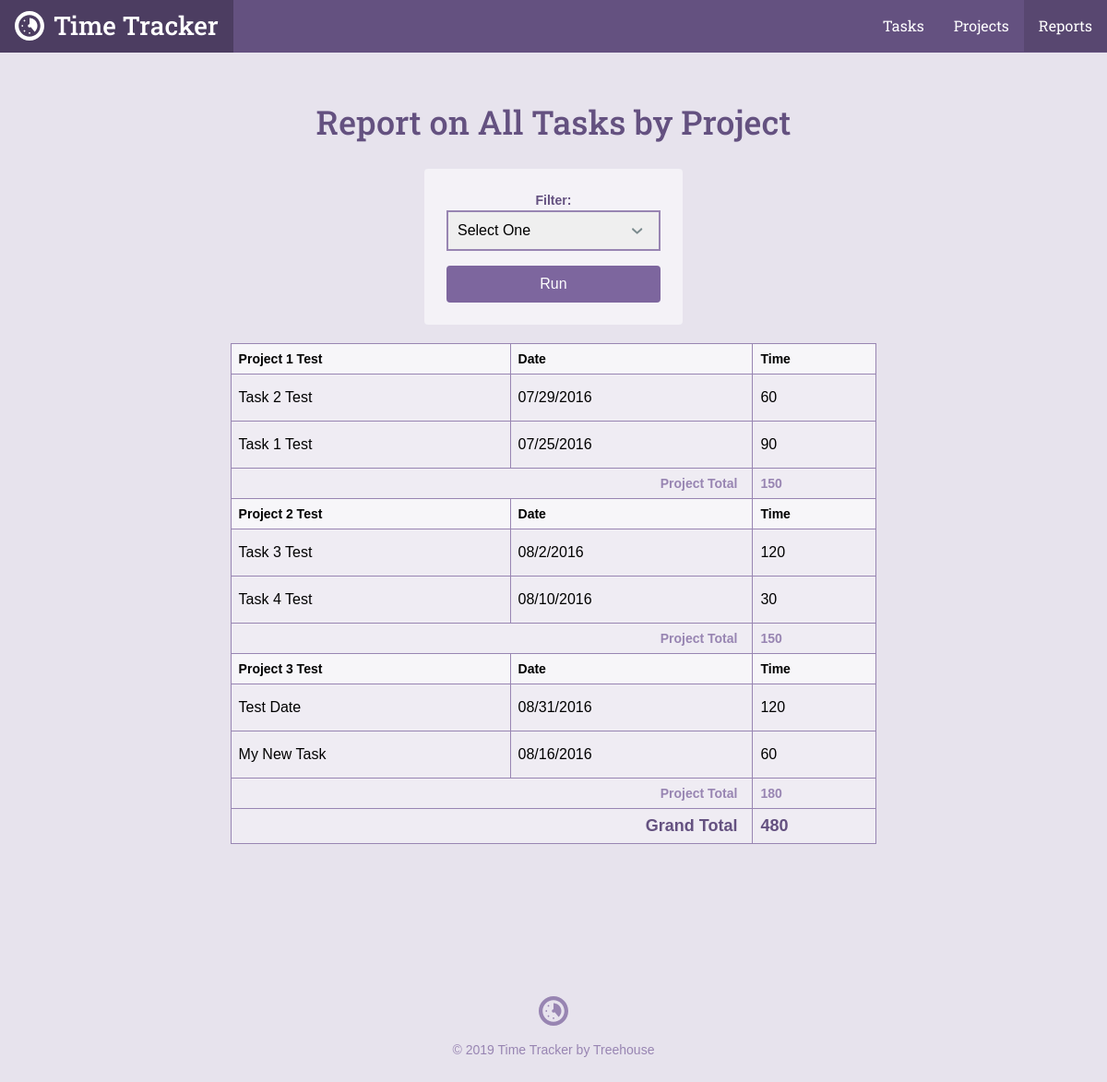
The app's page /reports.php, older data.
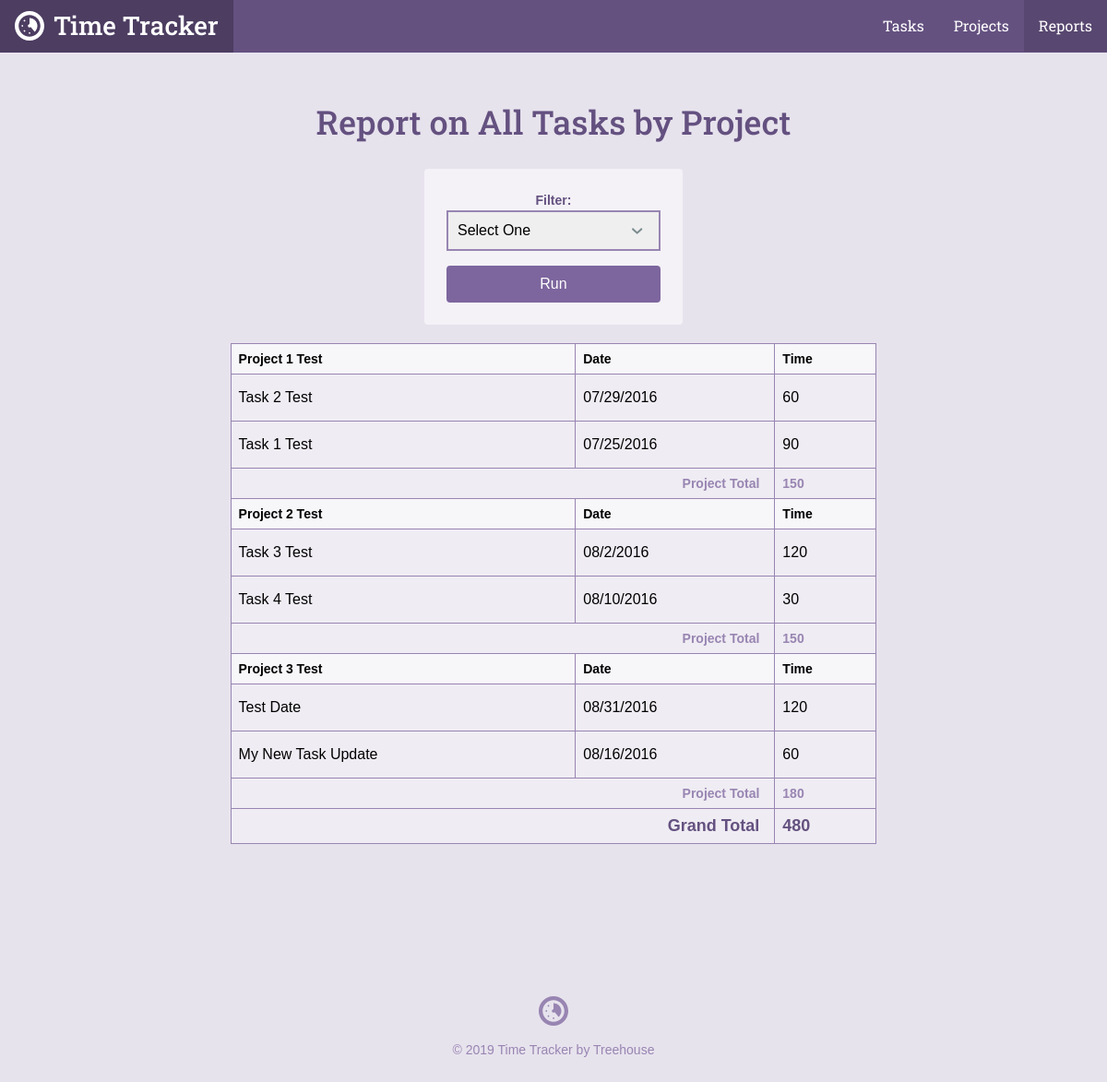
The same page, newer data.
### tables this page shows
CREATE TABLE `tasks` (
	`task_id`	INTEGER PRIMARY KEY AUTOINCREMENT,
	`project_id`	INTEGER,
	`title`	TEXT,
	`date`	INTEGER NOT NULL,
	`time`	TEXT NOT NULL
);

CREATE TABLE `projects` (
	`project_id`	INTEGER PRIMARY KEY AUTOINCREMENT,
	`title`	TEXT NOT NULL,
	`category`	TEXT NOT NULL
);

### inc/functions.php (called while the page is built, shortened)
<?php
function get_task_list($filter = null) {
    include 'connection.php';
    $sql = 'SELECT tasks.*, projects.title as project FROM tasks'
        . ' JOIN projects ON tasks.project_id = projects.project_id';
    $where = '';
    $orderBy = ' ORDER BY date DESC';
    if ($filter) {
        $orderBy = ' ORDER BY projects.title ASC, date DESC';
    }
    try {
        $results = $db->prepare($sql . $where . $orderBy);
        $results->execute();
    } catch (Exception $e) {
        echo "Error!: " . $e->getMessage() . "<br />";
        return array();
    }
    return $results->fetchAll(PDO::FETCH_ASSOC);
}

### reports.php (the view, shortened to what this page needs)
<?php
require 'inc/functions.php';
$page = "reports";
$filter = 'all';
include 'inc/header.php';
?>
<div class="col-container page-container">
    <div class="col col-70-md col-60-lg col-center">
        <div class="col-container">
            <h1 class='actions-header'>Report on <?php
            if (!is_array($filter)) {
                echo "All Tasks by Project";
            }
            ?></h1>
            <form class='form-container form-report' action='reports.php' method='get'>
                <label for='filter'>Filter:</label>
                <select id='filter' name='filter'>
                    <option value=''>Select One</option>
                </select>
                <input class="button" type="submit" value="Run" />
            </form>
        </div>
        <div class="section page">
            <div class="wrapper">
                <table>
                    <?php
                    $total = $project_id = $project_total = 0;
                    $tasks = get_task_list($filter);
                    foreach ($tasks as $item) {
                        if ($project_id != $item['project_id']) {
                            $project_id = $item['project_id'];
                            echo "<thead>\n";
                            echo "<tr>\n";
                            echo "<th>" . $item['project'] . "</th>\n";
                            echo "<th>Date</th>\n";
                            echo "<th>Time</th>\n";
                            echo "</tr>\n";
                            echo "</thead>\n";
                        }
                        $project_total += $item['time'];
                        $total += $item['time'];
                        echo "<tr>\n";
                        echo "<td>". $item['title'] . "</td>\n";
                        echo "<td>". $item['date'] . "</td>\n";
                        echo "<td>". $item['time'] . "</td>\n";
                        echo "</tr>\n";
                        if (next($tasks)['project_id'] != $item['project_id']) {
                            echo "<tr>\n";
                            echo "<th class='project-total-label' colspan='2'>Project Total</th>\n";
                            echo "<th class='project-total-number'>$project_total</th>\n";
                            echo "</tr>\n";
                            $project_total = 0;
                        }
                    }
                    ?>
                    <tr>
                        <th class='grand-total-label' colspan='2'>Grand Total</th>
                        <th class='grand-total-number'><?php echo $total; ?></th>
                    </tr>
                </table>
            </div>
        </div>
    </div>
</div>
<?php include "inc/footer.php"; ?>

### inc/header.php (shortened to what this page needs)
<html>
<head>
	<link rel="stylesheet" href="css/style.css" type="text/css">
</head>
<body>
	<header class="header">
    <div class="col-container">
  		<h1>
        <a class="logo" href="./">
          <svg viewbox="0 0 64 64" class="logo-icon"><use xlink:href="#logo_icon"></use></svg>
          <span class="logo-name">Time Tracker</span>
        </a>
      </h1>
  		<ul class="nav">
        <li class="nav-item tasks<?php if ($page == "tasks") { echo " on"; } ?>"><a class="nav-link" href="task_list.php">Tasks</a></li>
        <li class="nav-item projects<?php if ($page == "projects") { echo " on"; } ?>"><a class="nav-link" href="project_list.php">Projects</a></li>
        <li class="nav-item reports<?php if ($page == "reports") { echo " on"; } ?>"><a class="nav-link" href="reports.php">Reports</a></li>
      </ul>
    </div>
  </header>
	<div id="content">

### inc/footer.php
</div>
	<footer class="footer">
    <div class="col-container">
      <svg viewbox="0 0 64 64" class="logo-icon"><use xlink:href="#logo_icon"></use></svg>
  		<p class="footer-copy">&copy; <?php echo date("Y"); ?> Time Tracker by Treehouse</p>
    </div>
	</footer>
</body>
</html>

Row changes from the older to the newer data that the page shows:
changed tasks: title "My New Task" → "My New Task Update"
